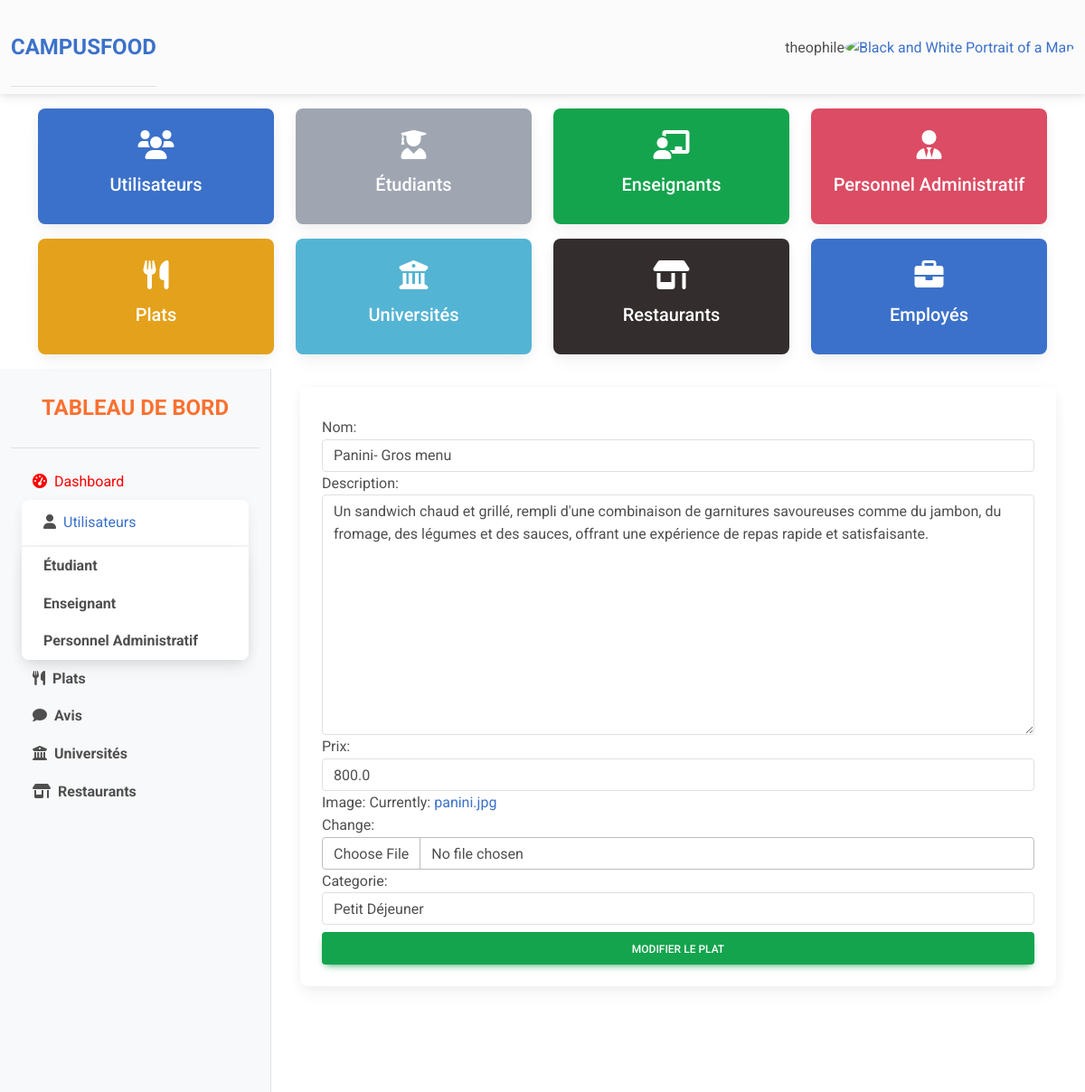
The app's page /my-admin/modifier-article/10 (signed in), older data.
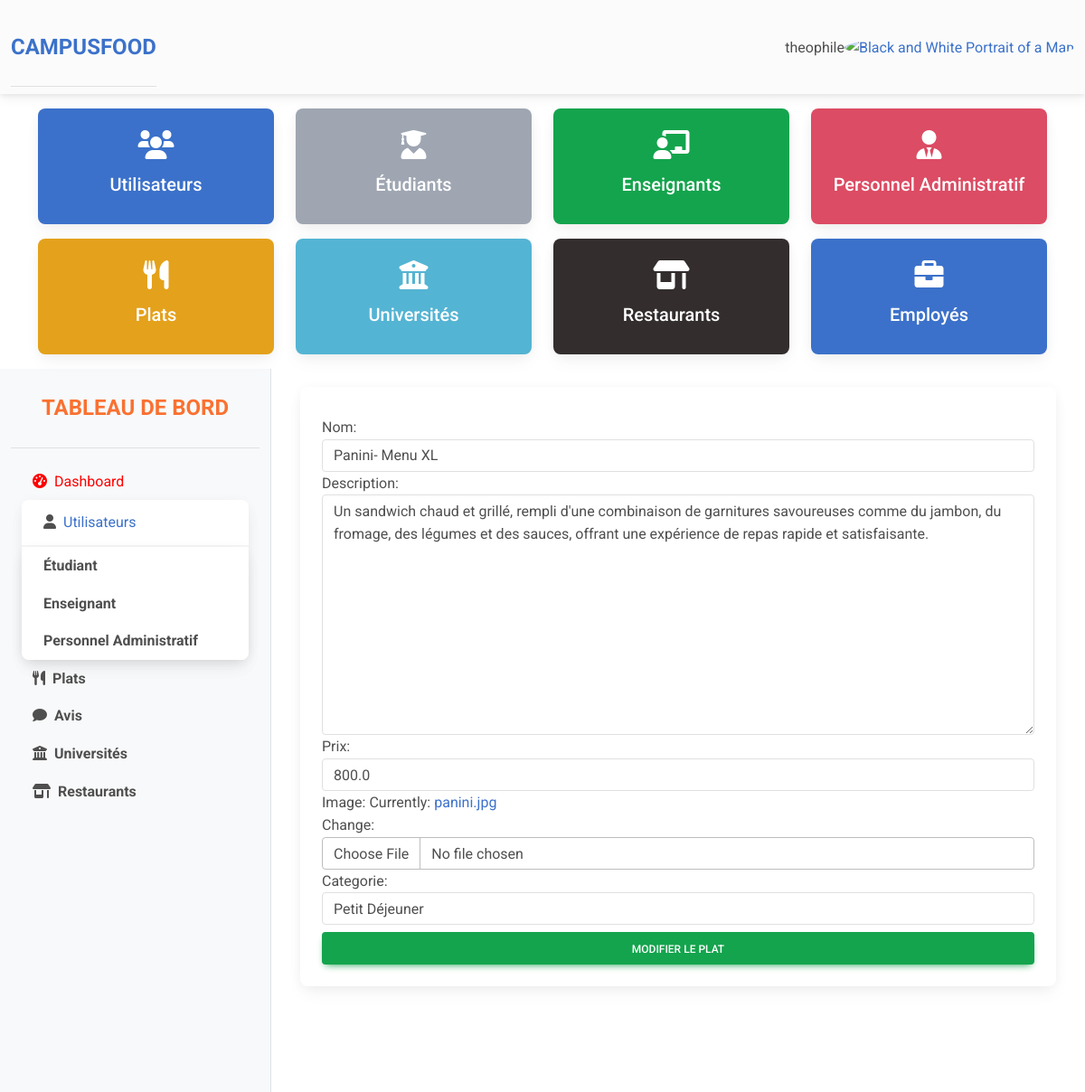
The same page, newer data.
### cfoodapp/models.py (models this page shows, shortened)
class Plat(models.Model):
    nom = models.CharField(max_length=155)
    description = models.TextField()
    prix = models.FloatField(max_length=8)
    image = models.ImageField()
    date_ajout = models.DateTimeField(auto_now_add=True)
    categorie = models.ForeignKey(Categorie, on_delete=models.CASCADE)

class Categorie(models.Model):
    nom = models.CharField(max_length=50)
    description = models.TextField(max_length=250)
    menu = models.ForeignKey(Menu, on_delete=models.CASCADE)
    def __str__(self):
        return f"{self.nom}"

### admin_app/views.py (the view)
# urls.py: path('modifier-article/<int:pk>', UpdateArticle.as_view(), name="modifier-article"),
class UpdateArticle(UpdateView):
    model = Plat
    form_class = ArticleForm
    template_name = 'update_form/article-form.html'
    success_url = reverse_lazy("my-articles")

### cfoodapp/forms.py
class ArticleForm(forms.ModelForm):
    class Meta:
        model = Plat
        fields = ['nom', 'description', 'prix', 'image', 'categorie']
        labels = {
            'nom': 'Nom',
            'description': 'Description',
            'prix': 'Prix',
            'image': 'Image',
            'categorie': 'Categorie'
        }
        widgets = {
            'nom': forms.TextInput(attrs={'class': 'form-control'}),
            'description': forms.Textarea(attrs={'class': 'form-control', 'rows': 10}),
            'prix': forms.TextInput(attrs={'class': 'form-control'}),
            'image': forms.ClearableFileInput(attrs={'class': 'form-control'}),
            'categorie': forms.Select(attrs={'class': 'form-control'}),
        }

### admin_app/templates/update_form/article-form.html (shortened to what this page needs)
{% extends "partials/base.html" %}
{% block content %}
<div class="dashboard-content col-lg-9 col-md-8" id="content-wrapper">
    <div class="container">
        <div class="row">
            <div class="col-md-12">
                <div class="card">
                    <div class="card-body mt-2">
                        <form action="" method="POST">
                            {{form}}
                            <button class="btn btn-success btn-block mt-2">Modifier le Plat</button>
                        </form>
                    </div>
                </div>
            </div>
        </div>
    </div>
</div>
{% endblock  %}

Row changes from the older to the newer data that the page shows:
changed Plat "Petit Déjeuner": nom "Panini- Gros menu" → "Panini- Menu XL"
